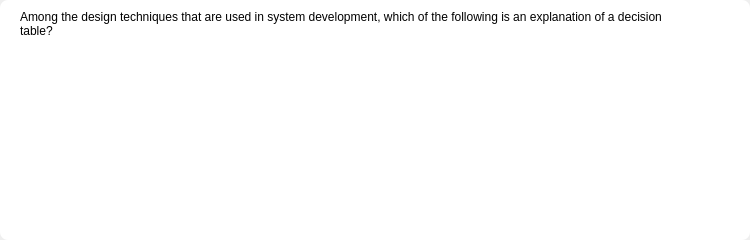
<?xml version="1.0" encoding="UTF-8"?>
<ui version="4.0">
 <class>QuestionBankItem</class>
 <widget class="QWidget" name="QuestionBankItem">
  <property name="geometry">
   <rect>
    <x>0</x>
    <y>0</y>
    <width>750</width>
    <height>240</height>
   </rect>
  </property>
  <property name="minimumSize">
   <size>
    <width>750</width>
    <height>240</height>
   </size>
  </property>
  <property name="windowTitle">
   <string>Form</string>
  </property>
  <property name="styleSheet">
   <string notr="true"/>
  </property>
  <widget class="QFrame" name="frame">
   <property name="geometry">
    <rect>
     <x>0</x>
     <y>0</y>
     <width>750</width>
     <height>240</height>
    </rect>
   </property>
   <property name="sizePolicy">
    <sizepolicy hsizetype="MinimumExpanding" vsizetype="Preferred">
     <horstretch>0</horstretch>
     <verstretch>0</verstretch>
    </sizepolicy>
   </property>
   <property name="minimumSize">
    <size>
     <width>0</width>
     <height>0</height>
    </size>
   </property>
   <property name="styleSheet">
    <string notr="true">background-color: #fff;
border-radius: 8px;
</string>
   </property>
   <property name="frameShape">
    <enum>QFrame::StyledPanel</enum>
   </property>
   <property name="frameShadow">
    <enum>QFrame::Raised</enum>
   </property>
   <widget class="QLabel" name="questionTextLabel">
    <property name="geometry">
     <rect>
      <x>20</x>
      <y>10</y>
      <width>671</width>
      <height>40</height>
     </rect>
    </property>
    <property name="maximumSize">
     <size>
      <width>16777215</width>
      <height>40</height>
     </size>
    </property>
    <property name="styleSheet">
     <string notr="true"/>
    </property>
    <property name="text">
     <string>Among the design techniques that are used in system development, which of the following is an explanation of a decision table?</string>
    </property>
    <property name="alignment">
     <set>Qt::AlignLeading|Qt::AlignLeft|Qt::AlignTop</set>
    </property>
    <property name="wordWrap">
     <bool>true</bool>
    </property>
   </widget>
   <widget class="QWidget" name="verticalLayoutWidget">
    <property name="geometry">
     <rect>
      <x>20</x>
      <y>60</y>
      <width>671</width>
      <height>171</height>
     </rect>
    </property>
    <layout class="QVBoxLayout" name="optionList">
     <property name="sizeConstraint">
      <enum>QLayout::SetMinimumSize</enum>
     </property>
    </layout>
   </widget>
   <widget class="QPushButton" name="deleteQuestionButton">
    <property name="geometry">
     <rect>
      <x>700</x>
      <y>20</y>
      <width>41</width>
      <height>30</height>
     </rect>
    </property>
    <property name="text">
     <string/>
    </property>
    <property name="icon">
     <iconset>
      <normalon>:/img/img/delete.svg</normalon>
     </iconset>
    </property>
    <property name="iconSize">
     <size>
      <width>20</width>
      <height>19</height>
     </size>
    </property>
   </widget>
  </widget>
 </widget>
 <resources/>
 <connections/>
</ui>
